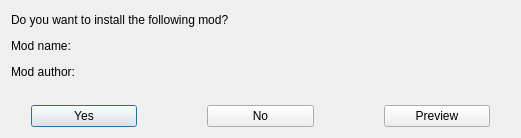
<?xml version="1.0" encoding="UTF-8"?>
<ui version="4.0">
 <class>InstallDialog</class>
 <widget class="QDialog" name="InstallDialog">
  <property name="geometry">
   <rect>
    <x>0</x>
    <y>0</y>
    <width>521</width>
    <height>138</height>
   </rect>
  </property>
  <property name="windowTitle">
   <string>Install mod?</string>
  </property>
  <layout class="QVBoxLayout" name="verticalLayout">
   <property name="spacing">
    <number>12</number>
   </property>
   <property name="topMargin">
    <number>0</number>
   </property>
   <item>
    <widget class="QLabel" name="label">
     <property name="text">
      <string>&lt;html&gt;&lt;head/&gt;&lt;body&gt;&lt;p&gt;Do you want to install the following mod?&lt;/p&gt;&lt;p&gt;Mod name: &lt;/p&gt;&lt;p&gt;Mod author:&lt;/p&gt;&lt;/body&gt;&lt;/html&gt;</string>
     </property>
     <property name="alignment">
      <set>Qt::AlignLeading|Qt::AlignLeft|Qt::AlignVCenter</set>
     </property>
    </widget>
   </item>
   <item>
    <layout class="QHBoxLayout" name="horizontalLayout">
     <property name="spacing">
      <number>70</number>
     </property>
     <property name="leftMargin">
      <number>20</number>
     </property>
     <property name="rightMargin">
      <number>20</number>
     </property>
     <item>
      <widget class="QPushButton" name="yesButton">
       <property name="text">
        <string>Yes</string>
       </property>
      </widget>
     </item>
     <item>
      <widget class="QPushButton" name="noButton">
       <property name="text">
        <string>No</string>
       </property>
      </widget>
     </item>
     <item>
      <widget class="QPushButton" name="previewButton">
       <property name="text">
        <string>Preview</string>
       </property>
      </widget>
     </item>
    </layout>
   </item>
  </layout>
 </widget>
 <resources/>
 <connections/>
</ui>
